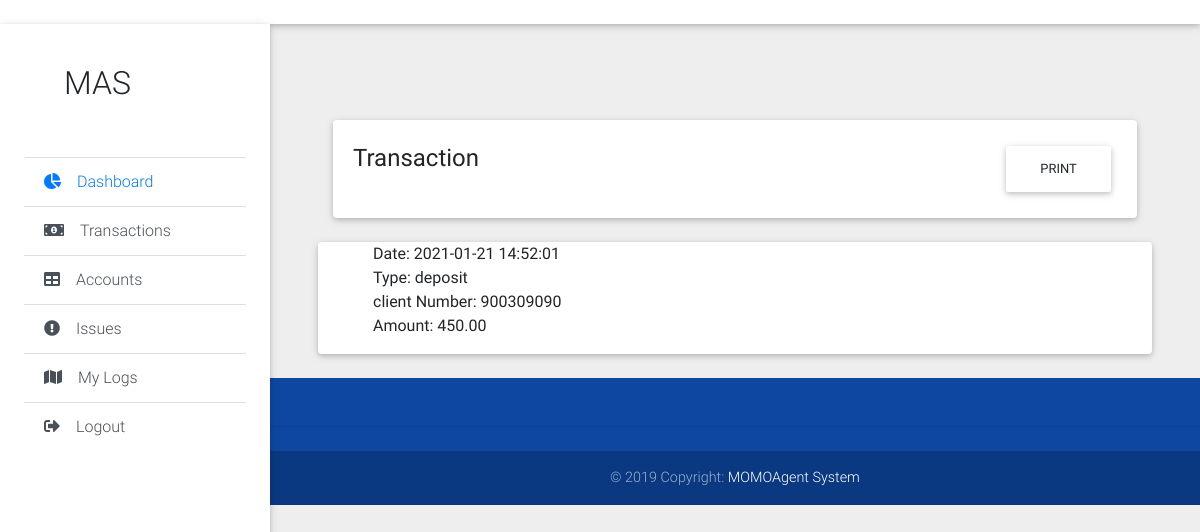
Screenshot of /staff/transaction.php?id=1 with the database file from the repository.
### tables this page shows
CREATE TABLE `transaction` (
  `tid` int(11) NOT NULL,
  `timestamp` timestamp NOT NULL DEFAULT current_timestamp(),
  `type` enum('cashout','deposit') NOT NULL,
  `account_id` int(10) NOT NULL,
  `client_numb` varchar(11) NOT NULL,
  `amount` decimal(10,2) NOT NULL
);

### staff/transaction.php (the view, shortened to what this page needs)
<!DOCTYPE html>
<html lang="en">
<?php include_once 'static/head.php';
include_once("../db.php");
if (isset($_GET['id'])) {
$result = $pdo->query("SELECT * FROM transaction WHERE tid = ".$_GET['id']);
      $issue = $result->fetch(PDO::FETCH_ASSOC);
}
?>
<body class="grey lighten-3">
  <header>
<?php include_once 'static/navbar.php'; ?>
<?php include_once 'static/sidebar.php'; ?>
  </header>
  <main class="pt-5 mx-lg-5">
    <div class="container-fluid mt-5">
      <div class="card mb-4 wow fadeIn">
        <div class="card-body d-sm-flex justify-content-between">
          <h4 class="mb-2 mb-sm-0 pt-1">
            Transaction
          </h4>
          <a href="#print" onclick="window.print()" class="btn">print</a>
        </div>
      </div>
      <div class="row card wow fadeIn">
        <div class="col-md-6">
          <ul style="list-style: none;">
            <li>Date: <?= $issue['timestamp']?> </li>
            <li>Type: <?= $issue['type']?></li>
            <li>client Number: <?= $issue['client_numb']?></li>
                 <li>Amount: <?= $issue['amount']?></li>
          </ul>
        </div>
      </div>
    </div>
  </main>
<?php include_once 'static/footer.php'; ?>
</body>
</html>

### rows the page displays
transaction: timestamp "2021-01-21 14:52:01", type "deposit", client_numb "900309090", amount "450.00"
